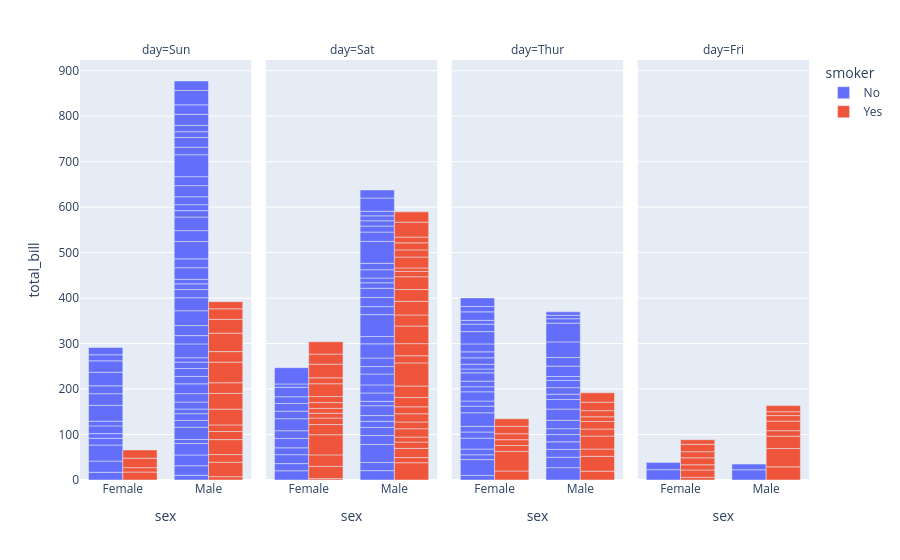

Notebook code for this chart:
### Code cell
# Create the figure:
# x-axis: 'sex', y-axis: 'total_bill'
# color the bars by 'smoker' status, group them by 'day'
fig = px.bar(df, x="sex", y="total_bill", color="smoker", barmode="group", facet_col="day")

# Display the interactive figure
fig.show()

### Figure 1 — Plotly figure (JSON) as saved in the notebook; plotly's stock layout.template omitted (floating-point values rounded to 4 significant figures)
{"data": [{"alignmentgroup": "True", "hovertemplate": "smoker=No<br>day=Sun<br>sex=%{x}<br>total_bill=%{y}<extra></extra>", "legendgroup": "No", "marker": {"color": "#636efa", "pattern": {"shape": ""}}, "name": "No", "offsetgroup": "No", "orientation": "v", "showlegend": true, "textposition": "auto", "type": "bar", "x": ["Female", "Male", "Male", "Male", "Female", "Male", "Male", "Male", "Male", "Male", "Male", "Female", "Male", "Male", "Female", "Male", "Female", "Male", "Female", "Male", "Male", "Male", "Male", "Male", "Male", "Male", "Male", "Male", "Male", "Female", "Female", "Male", "Male", "Male", "Male", "Male", "Female", "Female", "Male", "Male", "Male", "Male", "Male", "Male", "Female", "Male", "Female", "Female", "Male", "Male", "Male", "Female", "Male", "Male", "Male", "Male", "Male"], "xaxis": "x", "y": [16.99, 10.34, 21.01, 23.68, 24.59, 25.29, 8.77, 26.88, 15.04, 14.78, 10.27, 35.26, 15.42, 18.43, 14.83, 21.58, 10.33, 16.29, 16.97, 17.46, 13.94, 9.68, 30.4, 18.29, 22.23, 32.4, 28.55, 18.04, 12.54, 10.29, 34.81, 9.94, 25.56, 19.49, 38.07, 23.95, 25.71, 17.31, 29.93, 14.07, 13.13, 17.26, 24.55, 19.77, 29.85, 48.17, 25.0, 13.39, 16.49, 21.5, 12.66, 16.21, 13.81, 24.52, 20.76, 31.71, 20.69], "yaxis": "y"}, {"alignmentgroup": "True", "hovertemplate": "smoker=No<br>day=Sat<br>sex=%{x}<br>total_bill=%{y}<extra></extra>", "legendgroup": "No", "marker": {"color": "#636efa", "pattern": {"shape": ""}}, "name": "No", "offsetgroup": "No", "orientation": "v", "showlegend": false, "textposition": "auto", "type": "bar", "x": ["Male", "Male", "Female", "Female", "Male", "Male", "Male", "Male", "Male", "Male", "Female", "Male", "Male", "Female", "Female", "Male", "Male", "Male", "Female", "Male", "Male", "Male", "Female", "Male", "Male", "Male", "Female", "Male", "Male", "Female", "Female", "Male", "Female", "Male", "Male", "Female", "Male", "Male", "Male", "Male", "Male", "Male", "Female", "Male", "Male"], "xaxis": "x2", "y": [20.65, 17.92, 20.29, 15.77, 39.42, 19.82, 17.81, 13.37, 12.69, 21.7, 19.65, 9.55, 18.35, 15.06, 20.69, 17.78, 24.06, 16.31, 16.93, 18.69, 31.27, 16.04, 26.41, 48.27, 17.59, 20.08, 16.45, 20.23, 12.02, 17.07, 14.73, 10.51, 20.92, 18.24, 14.0, 7.25, 48.33, 20.45, 13.28, 11.61, 10.77, 10.07, 35.83, 29.03, 17.82], "yaxis": "y2"}, {"alignmentgroup": "True", "hovertemplate": "smoker=No<br>day=Thur<br>sex=%{x}<br>total_bill=%{y}<extra></extra>", "legendgroup": "No", "marker": {"color": "#636efa", "pattern": {"shape": ""}}, "name": "No", "offsetgroup": "No", "orientation": "v", "showlegend": false, "textposition": "auto", "type": "bar", "x": ["Male", "Male", "Male", "Male", "Female", "Male", "Female", "Male", "Male", "Male", "Male", "Female", "Female", "Female", "Male", "Female", "Male", "Male", "Female", "Female", "Male", "Female", "Female", "Male", "Male", "Female", "Female", "Female", "Female", "Female", "Female", "Female", "Female", "Female", "Male", "Male", "Female", "Female", "Female", "Female", "Female", "Male", "Male", "Male", "Female"], "xaxis": "x3", "y": [27.2, 22.76, 17.29, 16.66, 10.07, 15.98, 34.83, 13.03, 18.28, 24.71, 21.16, 10.65, 12.43, 24.08, 11.69, 13.42, 14.26, 15.95, 12.48, 29.8, 8.52, 14.52, 11.38, 22.82, 19.08, 20.27, 11.17, 12.26, 18.26, 8.51, 10.33, 14.15, 13.16, 17.47, 34.3, 41.19, 27.05, 16.43, 8.35, 18.64, 11.87, 9.78, 7.51, 7.56, 18.78], "yaxis": "y3"}, {"alignmentgroup": "True", "hovertemplate": "smoker=No<br>day=Fri<br>sex=%{x}<br>total_bill=%{y}<extra></extra>", "legendgroup": "No", "marker": {"color": "#636efa", "pattern": {"shape": ""}}, "name": "No", "offsetgroup": "No", "orientation": "v", "showlegend": false, "textposition": "auto", "type": "bar", "x": ["Male", "Female", "Male", "Female"], "xaxis": "x4", "y": [22.49, 22.75, 12.46, 15.98], "yaxis": "y4"}, {"alignmentgroup": "True", "hovertemplate": "smoker=Yes<br>day=Sun<br>sex=%{x}<br>total_bill=%{y}<extra></extra>", "legendgroup": "Yes", "marker": {"color": "#EF553B", "pattern": {"shape": ""}}, "name": "Yes", "offsetgroup": "Yes", "orientation": "v", "showlegend": true, "textposition": "auto", "type": "bar", "x": ["Female", "Male", "Male", "Male", "Male", "Male", "Male", "Female", "Male", "Male", "Male", "Male", "Male", "Male", "Female", "Male", "Female", "Male", "Male"], "xaxis": "x", "y": [17.51, 7.25, 31.85, 16.82, 32.9, 17.89, 14.48, 9.6, 34.63, 34.65, 23.33, 45.35, 23.17, 40.55, 20.9, 30.46, 18.15, 23.1, 15.69], "yaxis": "y"}, {"alignmentgroup": "True", "hovertemplate": "smoker=Yes<br>day=Sat<br>sex=%{x}<br>total_bill=%{y}<extra></extra>", "legendgroup": "Yes", "marker": {"color": "#EF553B", "pattern": {"shape": ""}}, "name": "Yes", "offsetgroup": "Yes", "orientation": "v", "showlegend": false, "textposition": "auto", "type": "bar", "x": ["Male", "Male", "Male", "Male", "Male", "Male", "Female", "Male", "Female", "Female", "Male", "Female", "Female", "Male", "Male", "Male", "Female", "Female", "Female", "Male", "Male", "Male", "Male", "Male", "Female", "Male", "Male", "Female", "Female", "Female", "Male", "Male", "Male", "Female", "Female", "Male", "Male", "Male", "Male", "Male", "Female", "Male"], "xaxis": "x2", "y": [38.01, 11.24, 20.29, 13.81, 11.02, 18.29, 3.07, 15.01, 26.86, 25.28, 17.92, 44.3, 22.42, 15.36, 20.49, 25.21, 14.31, 10.59, 10.63, 50.81, 15.81, 26.59, 38.73, 24.27, 12.76, 30.06, 25.89, 13.27, 28.17, 12.9, 28.15, 11.59, 7.74, 30.14, 22.12, 24.01, 15.69, 15.53, 12.6, 32.83, 27.18, 22.67], "yaxis": "y2"}, {"alignmentgroup": "True", "hovertemplate": "smoker=Yes<br>day=Thur<br>sex=%{x}<br>total_bill=%{y}<extra></extra>", "legendgroup": "Yes", "marker": {"color": "#EF553B", "pattern": {"shape": ""}}, "name": "Yes", "offsetgroup": "Yes", "orientation": "v", "showlegend": false, "textposition": "auto", "type": "bar", "x": ["Male", "Male", "Male", "Female", "Male", "Male", "Male", "Male", "Female", "Female", "Male", "Male", "Female", "Female", "Female", "Male", "Female"], "xaxis": "x3", "y": [19.44, 32.68, 16.0, 19.81, 28.44, 15.48, 16.58, 10.34, 43.11, 13.0, 13.51, 18.71, 12.74, 13.0, 16.4, 20.53, 16.47], "yaxis": "y3"}, {"alignmentgroup": "True", "hovertemplate": "smoker=Yes<br>day=Fri<br>sex=%{x}<br>total_bill=%{y}<extra></extra>", "legendgroup": "Yes", "marker": {"color": "#EF553B", "pattern": {"shape": ""}}, "name": "Yes", "offsetgroup": "Yes", "orientation": "v", "showlegend": false, "textposition": "auto", "type": "bar", "x": ["Male", "Female", "Female", "Male", "Male", "Male", "Male", "Female", "Female", "Male", "Female", "Male", "Male", "Female", "Female"], "xaxis": "x4", "y": [28.97, 5.75, 16.32, 40.17, 27.28, 12.03, 21.01, 11.35, 15.38, 12.16, 13.42, 8.58, 13.42, 16.27, 10.09], "yaxis": "y4"}], "layout": {"annotations": [{"font": {}, "showarrow": false, "text": "day=Sun", "x": 0.1175, "xanchor": "center", "xref": "paper", "y": 1, "yanchor": "bottom", "yref": "paper"}, {"font": {}, "showarrow": false, "text": "day=Sat", "x": 0.3725, "xanchor": "center", "xref": "paper", "y": 1, "yanchor": "bottom", "yref": "paper"}, {"font": {}, "showarrow": false, "text": "day=Thur", "x": 0.6275, "xanchor": "center", "xref": "paper", "y": 1, "yanchor": "bottom", "yref": "paper"}, {"font": {}, "showarrow": false, "text": "day=Fri", "x": 0.8825, "xanchor": "center", "xref": "paper", "y": 1, "yanchor": "bottom", "yref": "paper"}], "barmode": "group", "legend": {"title": {"text": "smoker"}, "tracegroupgap": 0}, "margin": {"t": 60}, "xaxis": {"anchor": "y", "domain": [0, 0.235], "title": {"text": "sex"}}, "xaxis2": {"anchor": "y2", "domain": [0.255, 0.49], "matches": "x", "title": {"text": "sex"}}, "xaxis3": {"anchor": "y3", "domain": [0.51, 0.745], "matches": "x", "title": {"text": "sex"}}, "xaxis4": {"anchor": "y4", "domain": [0.765, 1.0], "matches": "x", "title": {"text": "sex"}}, "yaxis": {"anchor": "x", "domain": [0, 1], "title": {"text": "total_bill"}}, "yaxis2": {"anchor": "x2", "domain": [0, 1], "matches": "y", "showticklabels": false}, "yaxis3": {"anchor": "x3", "domain": [0, 1], "matches": "y", "showticklabels": false}, "yaxis4": {"anchor": "x4", "domain": [0, 1], "matches": "y", "showticklabels": false}}}
